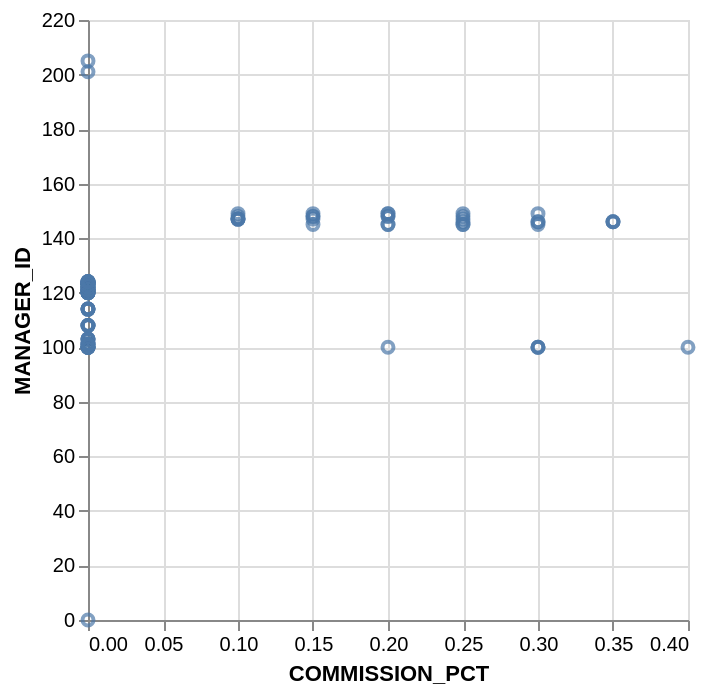

Specify this chart in Vega-Lite:
### Vega-Lite specification from a JSON file in a GitHub repository (floating-point values rounded to 4 significant figures)
{"data": {"values": [{"x_data": 0, "y_data": 0}, {"x_data": 0, "y_data": 100}, {"x_data": 0, "y_data": 100}, {"x_data": 0, "y_data": 102}, {"x_data": 0, "y_data": 103}, {"x_data": 0, "y_data": 103}, {"x_data": 0, "y_data": 103}, {"x_data": 0, "y_data": 103}, {"x_data": 0, "y_data": 101}, {"x_data": 0, "y_data": 108}, {"x_data": 0, "y_data": 108}, {"x_data": 0, "y_data": 108}, {"x_data": 0, "y_data": 108}, {"x_data": 0, "y_data": 108}, {"x_data": 0, "y_data": 100}, {"x_data": 0, "y_data": 114}, {"x_data": 0, "y_data": 114}, {"x_data": 0, "y_data": 114}, {"x_data": 0, "y_data": 114}, {"x_data": 0, "y_data": 114}, {"x_data": 0, "y_data": 100}, {"x_data": 0, "y_data": 100}, {"x_data": 0, "y_data": 100}, {"x_data": 0, "y_data": 100}, {"x_data": 0, "y_data": 100}, {"x_data": 0, "y_data": 120}, {"x_data": 0, "y_data": 120}, {"x_data": 0, "y_data": 120}, {"x_data": 0, "y_data": 120}, {"x_data": 0, "y_data": 121}, {"x_data": 0, "y_data": 121}, {"x_data": 0, "y_data": 121}, {"x_data": 0, "y_data": 121}, {"x_data": 0, "y_data": 122}, {"x_data": 0, "y_data": 122}, {"x_data": 0, "y_data": 122}, {"x_data": 0, "y_data": 122}, {"x_data": 0, "y_data": 123}, {"x_data": 0, "y_data": 123}, {"x_data": 0, "y_data": 123}, {"x_data": 0, "y_data": 123}, {"x_data": 0, "y_data": 124}, {"x_data": 0, "y_data": 124}, {"x_data": 0, "y_data": 124}, {"x_data": 0, "y_data": 124}, {"x_data": 0.4, "y_data": 100}, {"x_data": 0.3, "y_data": 100}, {"x_data": 0.3, "y_data": 100}, {"x_data": 0.3, "y_data": 100}, {"x_data": 0.2, "y_data": 100}, {"x_data": 0.3, "y_data": 145}, {"x_data": 0.25, "y_data": 145}, {"x_data": 0.25, "y_data": 145}, {"x_data": 0.2, "y_data": 145}, {"x_data": 0.2, "y_data": 145}, {"x_data": 0.15, "y_data": 145}, {"x_data": 0.35, "y_data": 146}, {"x_data": 0.35, "y_data": 146}, {"x_data": 0.35, "y_data": 146}, {"x_data": 0.3, "y_data": 146}, {"x_data": 0.3, "y_data": 146}, {"x_data": 0.25, "y_data": 146}, {"x_data": 0.25, "y_data": 147}, {"x_data": 0.15, "y_data": 147}, {"x_data": 0.1, "y_data": 147}, {"x_data": 0.1, "y_data": 147}, {"x_data": 0.1, "y_data": 147}, {"x_data": 0.1, "y_data": 147}, {"x_data": 0.25, "y_data": 148}, {"x_data": 0.2, "y_data": 148}, {"x_data": 0.2, "y_data": 148}, {"x_data": 0.15, "y_data": 148}, {"x_data": 0.15, "y_data": 148}, {"x_data": 0.1, "y_data": 148}, {"x_data": 0.3, "y_data": 149}, {"x_data": 0.25, "y_data": 149}, {"x_data": 0.2, "y_data": 149}, {"x_data": 0.2, "y_data": 149}, {"x_data": 0.15, "y_data": 149}, {"x_data": 0.1, "y_data": 149}, {"x_data": 0, "y_data": 120}, {"x_data": 0, "y_data": 120}, {"x_data": 0, "y_data": 120}, {"x_data": 0, "y_data": 120}, {"x_data": 0, "y_data": 121}, {"x_data": 0, "y_data": 121}, {"x_data": 0, "y_data": 121}, {"x_data": 0, "y_data": 121}, {"x_data": 0, "y_data": 122}, {"x_data": 0, "y_data": 122}, {"x_data": 0, "y_data": 122}, {"x_data": 0, "y_data": 122}, {"x_data": 0, "y_data": 123}, {"x_data": 0, "y_data": 123}, {"x_data": 0, "y_data": 123}, {"x_data": 0, "y_data": 123}, {"x_data": 0, "y_data": 124}, {"x_data": 0, "y_data": 124}, {"x_data": 0, "y_data": 124}, {"x_data": 0, "y_data": 124}, {"x_data": 0, "y_data": 101}, {"x_data": 0, "y_data": 100}, {"x_data": 0, "y_data": 201}, {"x_data": 0, "y_data": 101}, {"x_data": 0, "y_data": 101}, {"x_data": 0, "y_data": 101}, {"x_data": 0, "y_data": 205}]}, "mark": "point", "encoding": {"x": {"field": "x_data", "type": "quantitative", "title": "COMMISSION_PCT"}, "y": {"field": "y_data", "type": "quantitative", "title": "MANAGER_ID"}}}
